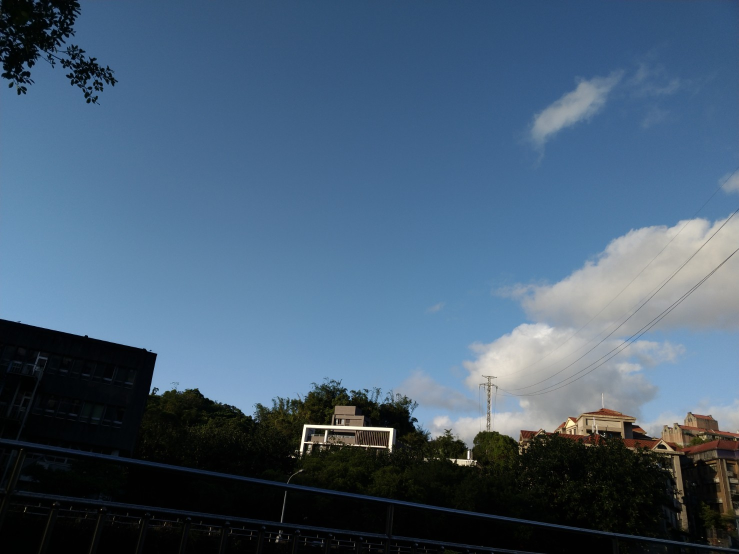
#> input picture R10522606_hw3/resource/frame1.jpg, 1478 x 1108 px (shown at 1/2 size); its folder holds 3 pictures in this run
$ python part4.py
#> lines starting #> are read from the running program, lines starting #| are printed output that depends on the picture
### R10522606_hw3/src/utils.py
import numpy as np


def solve_homography(u, v):
    """
    This function should return a 3-by-3 homography matrix,
    u, v are N-by-2 matrices, representing N corresponding points for v = T(u)
    :param u: N-by-2 source pixel location matrices
    :param v: N-by-2 destination pixel location matrices
    :return:
    """
    N = u.shape[0]

    if v.shape[0] is not N:
        print('u and v should have the same size')
        return None
    if N < 4:
        print('At least 4 points should be given')

    # TODO: 1.forming A
    ux, uy = u[:, 0].reshape((N, 1)), u[:, 1].reshape((N, 1))
    vx, vy = v[:, 0].reshape((N, 1)), v[:, 1].reshape((N, 1))

    A1 = np.concatenate(
        (ux, uy, np.ones((N, 1)), np.zeros((N, 3)), -np.multiply(ux, vx), -np.multiply(uy, vx), -vx), axis=1)
    A2 = np.concatenate(
        (np.zeros((N, 3)), ux, uy, np.ones((N, 1)), -np.multiply(ux, vy), -np.multiply(uy, vy), -vy), axis=1)
    A = np.concatenate((A1, A2), axis=0)

    # TODO: 2.solve H with A
    U, S, V = np.linalg.svd(A)
    H = V[-1].reshape((3, 3))

    return H


def warping(src, dst, H, ymin, ymax, xmin, xmax, direction='b'):
    """
    Perform forward/backward warping without for loops. i.e.
    for all pixels in src(xmin~xmax, ymin~ymax),  warp to destination
          (xmin=0,ymin=0)  source                       destination
                         |--------|              |------------------------|
                         |        |              |                        |
                         |        |     warp     |                        |
    forward warp         |        |  --------->  |                        |
                         |        |              |                        |
                         |--------|              |------------------------|
                                 (xmax=w,ymax=h)

    for all pixels in dst(xmin~xmax, ymin~ymax),  sample from source
                            source                       destination
                         |--------|              |------------------------|
                         |        |              | (xmin,ymin)            |
                         |        |     warp     |           |--|         |
    backward warp        |        |  <---------  |           |__|         |
                         |        |              |             (xmax,ymax)|
                         |--------|              |------------------------|

    :param src: source image
    :param dst: destination output image
    :param H:
    :param ymin: lower vertical bound of the destination(source, if forward warp) pixel coordinate
    :param ymax: upper vertical bound of the destination(source, if forward warp) pixel coordinate
    :param xmin: lower horizontal bound of the destination(source, if forward warp) pixel coordinate
    :param xmax: upper horizontal bound of the destination(source, if forward warp) pixel coordinate
    :param direction: indicates backward warping or forward warping
    :return: destination output image
    """

    h_src, w_src, ch = src.shape
    h_dst, w_dst, ch = dst.shape
    H_inv = np.linalg.inv(H)

    # TODO: 1.meshgrid the (x,y) coordinate pairs
    xc, yc = np.meshgrid(np.arange(xmin, xmax, 1), np.arange(ymin, ymax, 1))
    dst_coor = np.stack((xc, yc), axis=-1)

    # TODO: 2.reshape the destination pixels as N x 3 homogeneous coordinate
    dst_coor = dst_coor.reshape((-1, 2))
    dst_coor = np.concatenate((dst_coor, np.ones((dst_coor.shape[0], 1))), axis=1)

    if direction == 'b':
        # TODO: 3.apply H_inv to the dest pixels and retrieve (u,v) pixels, then reshape to (ymax-ymin),(xmax-xmin)
        src_coor = np.dot(H_inv, dst_coor.T)
        src_coor = np.divide(src_coor, src_coor[-1, :])
        src_x = np.rint(src_coor[0, :].reshape((ymax - ymin, xmax - xmin))).astype(int)
        src_y = np.rint(src_coor[1, :].reshape((ymax - ymin, xmax - xmin))).astype(int)

        # TODO: 4.calculate the mask of the transformed coordinate (should not exceed the boundaries of source image)
        mask = ((0 < src_y) * (src_y < h_src)) * ((0 < src_x) * (src_x < w_src))

        # TODO: 5.sample the source image with the masked and reshaped transformed coordinates

        # TODO: 6. assign to destination image with proper masking
        dst[yc[mask], xc[mask]] = src[src_y[mask], src_x[mask]]

    elif direction == 'f':
        # TODO: 3.apply H to the source pixels and retrieve (u,v) pixels, then reshape to (ymax-ymin),(xmax-xmin)
        src_coor = np.dot(H, dst_coor.T)
        src_coor = np.divide(src_coor, src_coor[-1, :])
        dst_x = np.rint(src_coor[0, :].reshape(ymax - ymin, xmax - xmin)).astype(int)
        dst_y = np.rint(src_coor[1, :].reshape(ymax - ymin, xmax - xmin)).astype(int)

        # TODO: 4.calculate the mask of the transformed coordinate (should not exceed the boundaries of dst image)

        # TODO: 5.filter the valid coordinates using previous obtained mask

        # TODO: 6. assign to destination image using advanced array indexing
        dst[np.clip(dst_y, 0, h_dst - 1), np.clip(dst_x, 0, w_dst - 1)] = src

    return dst

### R10522606_hw3/src/part4.py
import numpy as np
import cv2
import random
from utils import solve_homography, warping

random.seed(999)

def panorama(imgs):
    """
    Image stitching with estimated homograpy between consecutive
    :param imgs: list of images to be stitched
    :return: stitched panorama
    """
    h_max = max([x.shape[0] for x in imgs])
    w_max = sum([x.shape[1] for x in imgs])

    # create the final stitched canvas
    dst = np.zeros((h_max, w_max, imgs[0].shape[2]), dtype=np.uint8)
    dst[:imgs[0].shape[0], :imgs[0].shape[1]] = imgs[0]
    last_best_H = np.eye(3)

    min_w = 0

    # for all images to be stitched:
    for idx in range(len(imgs) - 1):
        im1 = imgs[idx]
        im2 = imgs[idx + 1]

        # TODO: 1.feature detection & matching
        keypoints1, descriptors1 = cv2.ORB_create().detectAndCompute(im1, None)
        keypoints2, descriptors2 = cv2.ORB_create().detectAndCompute(im2, None)
        matches = cv2.BFMatcher(cv2.NORM_HAMMING).knnMatch(descriptors1, descriptors2, k=2)
        goodu, goodv = [], []

        for m, n in matches:
            if m.distance < 0.8 * n.distance:
                goodu.append(keypoints1[m.queryIdx].pt)
                goodv.append(keypoints2[m.trainIdx].pt)
        goodu, goodv = np.array(goodu), np.array(goodv)

        # TODO: 2. apply RANSAC to choose best H
        max_in = 0
        best_H = np.eye(3)
        for i in range(2000):
            random_u = np.zeros((4, 2))
            random_v = np.zeros((4, 2))
            for j in range(4):
                rint = random.randint(0, len(goodu) - 1)
                random_u[j] = goodu[rint]
                random_v[j] = goodv[rint]
            H = solve_homography(random_v, random_u)

            u = np.concatenate((goodu, np.ones((len(goodu), 1))), axis=1)
            v = np.concatenate((goodv, np.ones((len(goodv), 1))), axis=1)

            est_u = np.dot(H, v.T)
            est_u = np.divide(est_u, est_u[-1])

            errors = np.linalg.norm(u - est_u.T, ord=1, axis=1)
            in_liner = sum(errors < 4)
            if in_liner > max_in:
                max_in = in_liner
                best_H = H

        # TODO: 3. chain the homographies
        last_best_H = np.dot(last_best_H, best_H)

        # TODO: 4. apply warping
        min_w += im1.shape[1]
        max_w = min_w + im2.shape[1]
        out = warping(im2, dst, last_best_H, 0, im2.shape[0], min_w, max_w, direction='b')

    return out

if __name__ == "__main__":
    # ================== Part 4: Panorama ========================
    # TODO: change the number of frames to be stitched
    FRAME_NUM = 3
    imgs = [cv2.imread('../resource/frame{:d}.jpg'.format(x)) for x in range(1, FRAME_NUM + 1)]
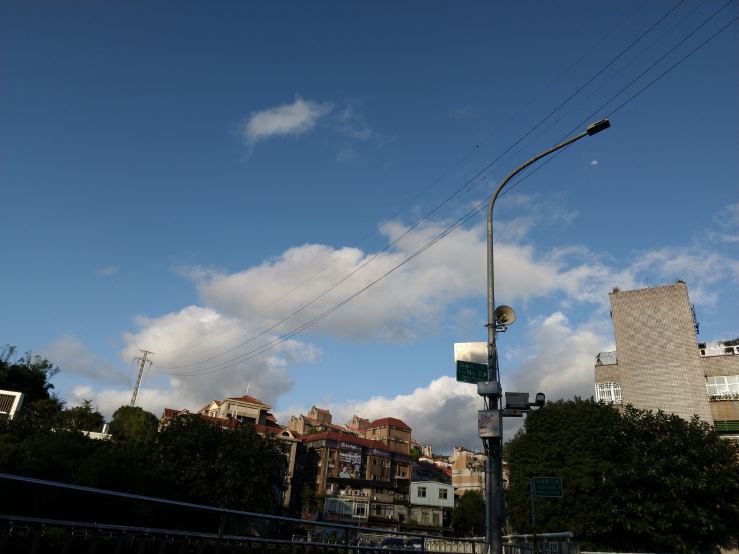
#> input picture R10522606_hw3/resource/frame2.jpg, 1478 x 1108 px (shown at 1/2 size)
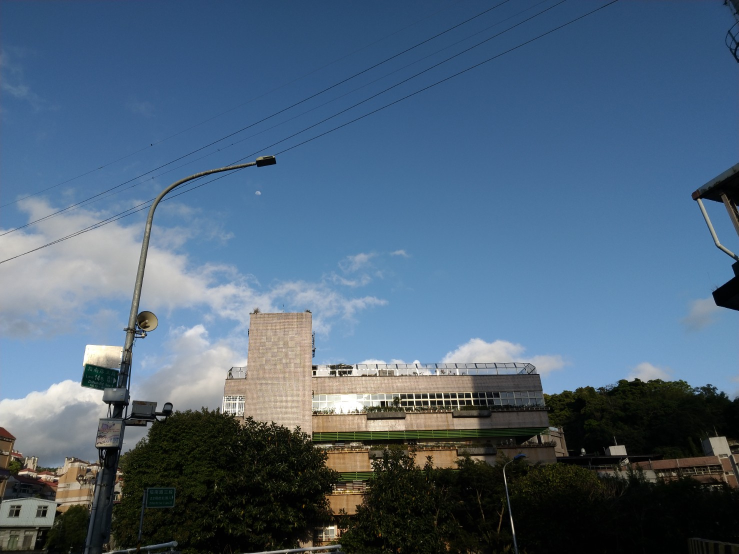
#> input picture R10522606_hw3/resource/frame3.jpg, 1478 x 1108 px (shown at 1/2 size)
#> imgs = 3 items
    output4 = panorama(imgs)
#> in panorama, `h_max = max([x.shape[0] for x in imgs])`: h_max = 1108
#> in panorama, `w_max = sum([x.shape[1] for x in imgs])`: w_max = 4434
#> in panorama, `dst[:imgs[0].shape[0], :imgs[0].shape[1]] = imgs[0]`:
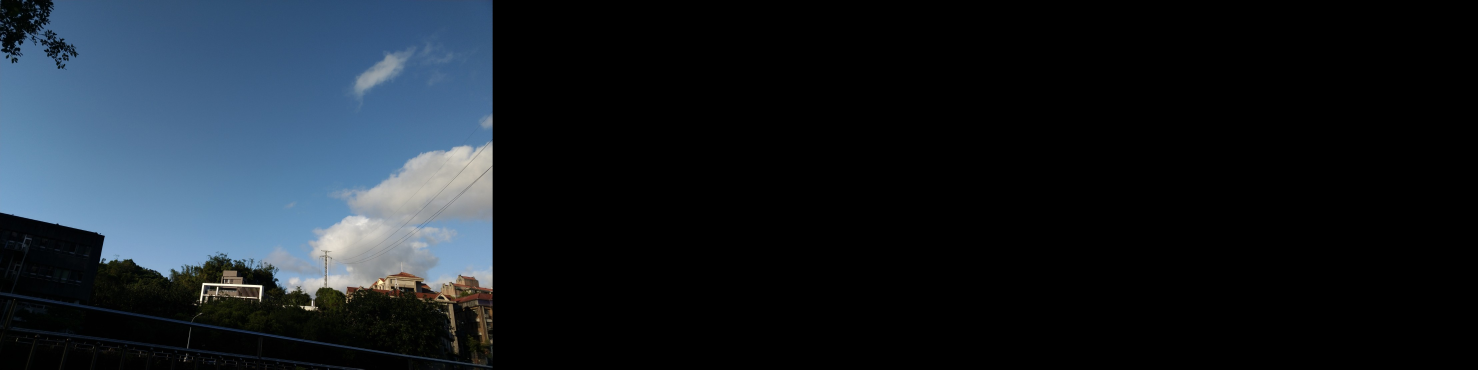
#> dst: shape (1108, 4434, 3) (shown at 1/3 size); mean of channels 0, 1, 2 38.4, 31, 23.4; drawn as B, G, R
#> the loop in panorama, `for idx in range(len(imgs) - 1):` made 2 passes
#> matches on pass 1: 500 matches
#> pass 1, in warping, `src_x = np.rint(src_coor[0, :].reshape((ymax - ymin, xmax - xmin))).as..`:
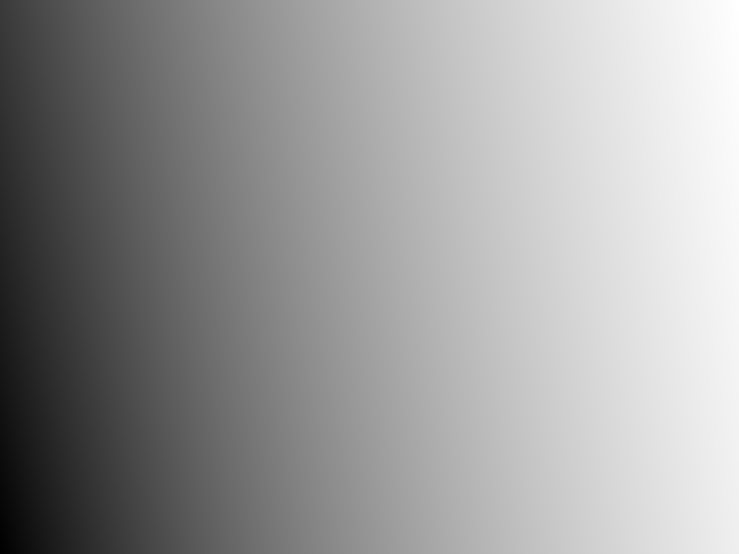
#> src_x: shape (1108, 1478) int64 (shown at 1/2 size); min 648, max 1324, mean 1061; drawn with min black and max white
#> pass 1, in warping, `src_y = np.rint(src_coor[1, :].reshape((ymax - ymin, xmax - xmin))).as..`:
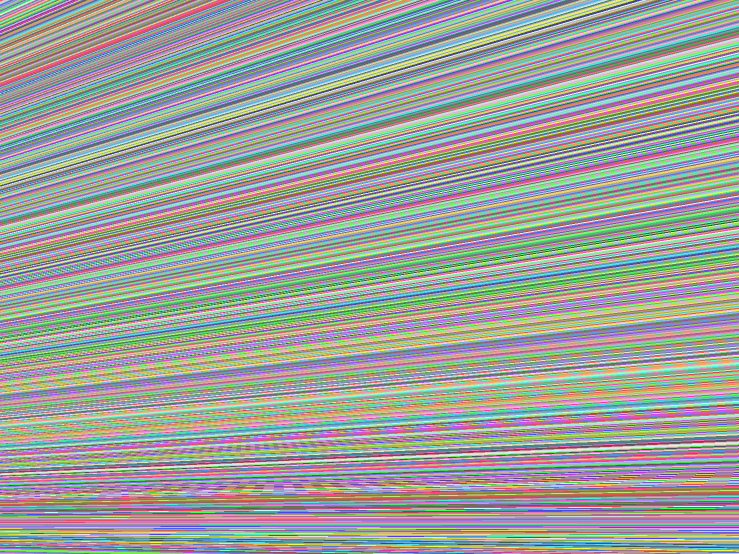
#> src_y: shape (1108, 1478) int64 (shown at 1/2 size); 815 distinct labels, from 240 to 1054; one colour per label, 0 black
#> pass 1, in panorama, `out = warping(im2, dst, last_best_H, 0, im2.shape[0], min_w, max_w, di..`:
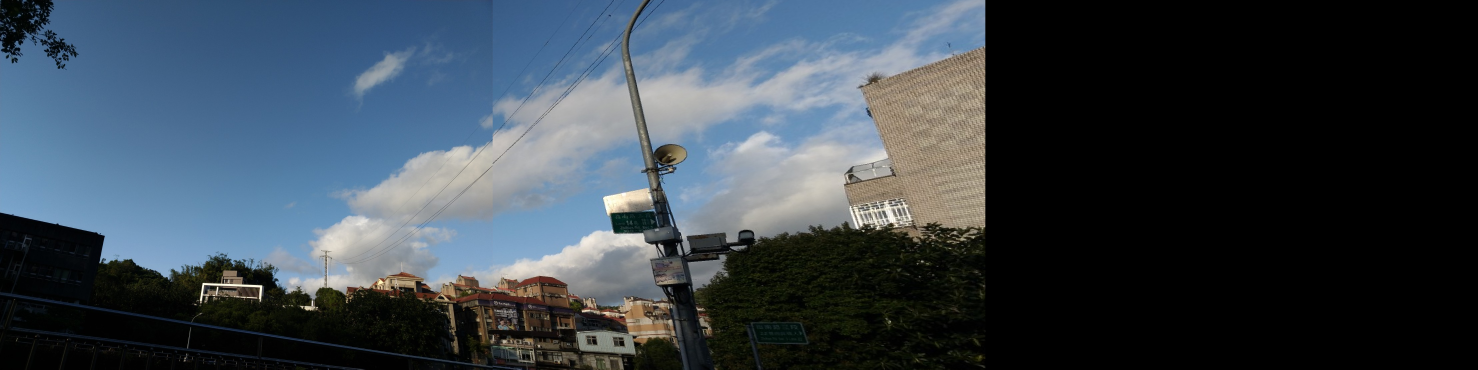
#> out: shape (1108, 4434, 3) (shown at 1/3 size); mean of channels 0, 1, 2 77.3, 67.7, 56.9; drawn as B, G, R
#> in panorama, im1 is the input picture: shape (1108, 1478, 3); mean B, G, R 114.1, 94.6, 75.9
#> in panorama, im2 is the input picture: shape (1108, 1478, 3); mean B, G, R 121, 99.6, 77.7
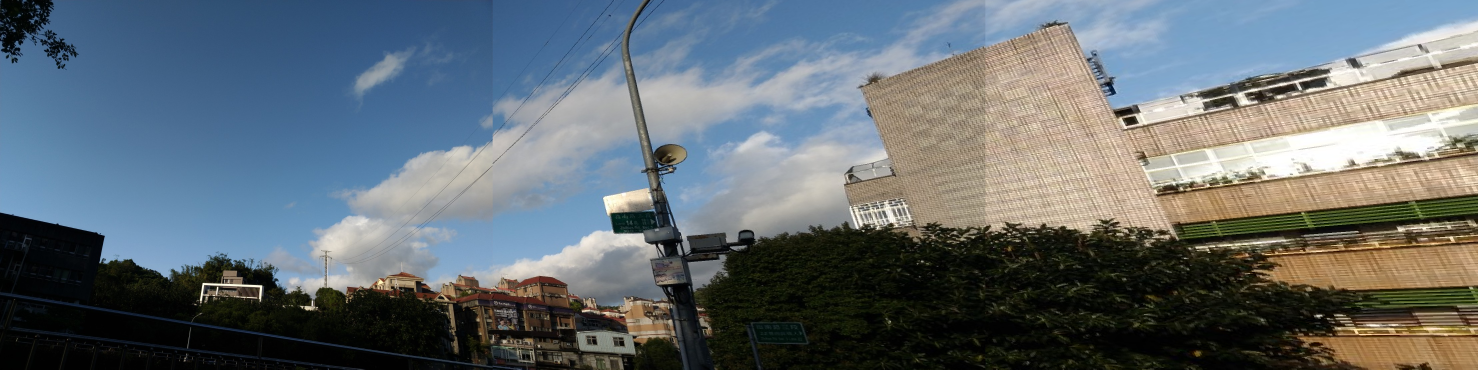
#> output4: shape (1108, 4434, 3) (shown at 1/3 size); mean of channels 0, 1, 2 114.9, 109.2, 99.9; drawn as B, G, R
    cv2.imwrite('output4.png', output4)
